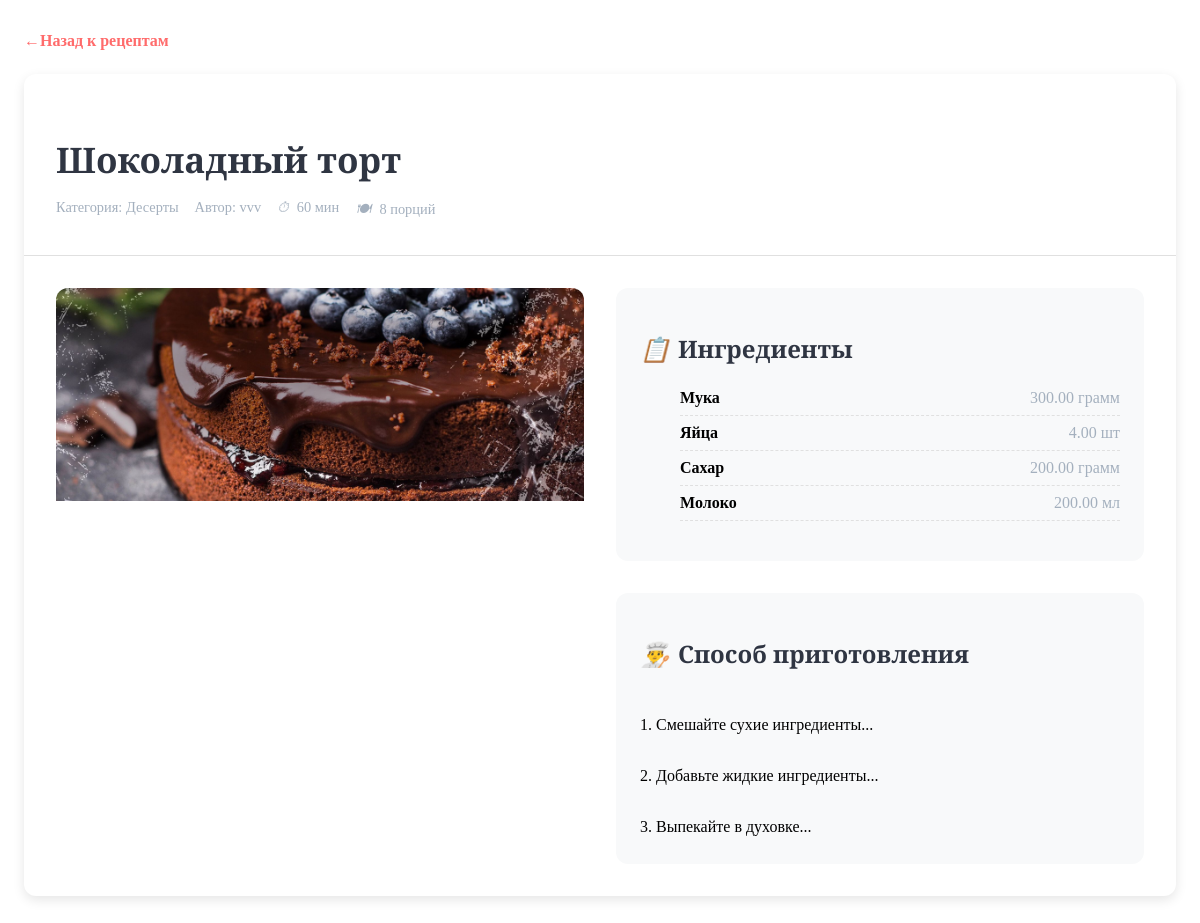
Screenshot of /cooking/view_recipe.php?id=1 with the database file from the repository.
### tables this page shows
CREATE TABLE `recipes` (
  `recipe_id` int NOT NULL,
  `category_id` int NOT NULL,
  `recipe_name` varchar(255) NOT NULL,
  `description` text,
  `instructions` text NOT NULL,
  `prep_time` int DEFAULT NULL,
  `cook_time` int DEFAULT NULL,
  `servings` int DEFAULT NULL,
  `user_id` int NOT NULL,
  `image_url` varchar(255) DEFAULT NULL,
  `created_at` timestamp NULL DEFAULT CURRENT_TIMESTAMP
);

CREATE TABLE `categories` (
  `category_id` int NOT NULL,
  `category_name` varchar(255) NOT NULL,
  `description` text
);

CREATE TABLE `users` (
  `user_id` int NOT NULL,
  `username` varchar(255) NOT NULL,
  `name` varchar(100) DEFAULT NULL,
  `password` varchar(255) NOT NULL,
  `email` varchar(255) DEFAULT NULL,
  `created_at` timestamp NULL DEFAULT CURRENT_TIMESTAMP,
  `avatar` varchar(255) DEFAULT 'images/default-avatar.jpg',
  `bio` text
);

CREATE TABLE `recipe_ingredients` (
  `recipe_id` int NOT NULL,
  `ingredient_id` int NOT NULL,
  `quantity` decimal(10,2) NOT NULL
);

CREATE TABLE `ingredients` (
  `ingredient_id` int NOT NULL,
  `ingredient_name` varchar(255) NOT NULL,
  `description` text,
  `unit` varchar(50) DEFAULT NULL,
  `calories` decimal(10,2) DEFAULT NULL COMMENT 'Ккал на 100г',
  `protein` decimal(10,2) DEFAULT NULL COMMENT 'Белки (г)',
  `fat` decimal(10,2) DEFAULT NULL COMMENT 'Жиры (г)',
  `carbs` decimal(10,2) DEFAULT NULL COMMENT 'Углеводы (г)'
);

### cooking/view_recipe.php (the view, shortened to what this page needs)
<?php
require_once 'config.php';
$recipeId = (int)$_GET['id'];
$stmt = $pdo->prepare("
    SELECT r.*, c.category_name, u.username
    FROM recipes r
    JOIN categories c ON r.category_id = c.category_id
    JOIN users u ON r.user_id = u.user_id
    WHERE r.recipe_id = ?
");
$stmt->execute([$recipeId]);
$recipe = $stmt->fetch();
$ingredientsStmt = $pdo->prepare("
    SELECT i.*, ri.quantity
    FROM recipe_ingredients ri
    JOIN ingredients i ON ri.ingredient_id = i.ingredient_id
    WHERE ri.recipe_id = ?
");
$ingredientsStmt->execute([$recipeId]);
$ingredients = $ingredientsStmt->fetchAll();
?>
<!DOCTYPE html>
<html lang="ru">
<head>
  <link rel="stylesheet" href="styles/recipe-view.css">
</head>
<body>
  <div class="recipe-container">
    <a href="home.php" class="back-link"><i class="icon-arrow-left"></i> Назад к рецептам</a>
    <article class="recipe-full">
      <header class="recipe-header">
        <h1><?= htmlspecialchars($recipe['recipe_name']) ?></h1>
        <div class="recipe-meta">
          <span>Категория: <?= htmlspecialchars($recipe['category_name']) ?></span>
          <span>Автор: <?= htmlspecialchars($recipe['username']) ?></span>
          <span><i class="icon-clock"></i> <?= ($recipe['prep_time'] + $recipe['cook_time']) ?> мин</span>
          <span><i class="icon-portion"></i> <?= $recipe['servings'] ?> порций</span>
        </div>
      </header>
      <div class="recipe-content">
        <div class="recipe-image">
          <img src="<?= htmlspecialchars($recipe['image_url'] ?? 'images/default-recipe-large.jpg') ?>" alt="<?= htmlspecialchars($recipe['recipe_name']) ?>">
        </div>
        <div class="recipe-details">
          <section class="ingredients-section">
            <h2><i class="icon-ingredients"></i> Ингредиенты</h2>
            <ul class="ingredients-list">
              <?php foreach ($ingredients as $ingredient): ?>
              <li>
                <span class="ingredient-name"><?= htmlspecialchars($ingredient['ingredient_name']) ?></span>
                <span class="ingredient-quantity"><?= $ingredient['quantity'] ?> <?= htmlspecialchars($ingredient['unit'] ?? '') ?></span>
              </li>
              <?php endforeach; ?>
            </ul>
          </section>
          <section class="instructions-section">
            <h2><i class="icon-instructions"></i> Способ приготовления</h2>
            <div class="instructions-text">
              <?= nl2br(htmlspecialchars($recipe['instructions'])) ?>
            </div>
          </section>
        </div>
      </div>
    </article>
  </div>
</body>
</html>

### cooking/styles/recipe-view.css (style rules this page uses)
:root { --primary: #FF6B6B; --primary-light: #FF8E8E; --primary-dark: #FF4757; --secondary: #70A1FF; --dark: #2F3542; --gray: #A4B0BE; --light: #F8F9FA; --border: #E0E0E0; --radius: 12px; --shadow: 0 4px 12px rgba(0, 0, 0, 0.1); }
.recipe-container { max-width: 1200px; margin: 2rem auto; padding: 0 1rem; }
.back-link { display: inline-flex; align-items: center; color: var(--primary); text-decoration: none; margin-bottom: 1.5rem; font-weight: 600; }
.recipe-full { background: white; border-radius: var(--radius); box-shadow: var(--shadow); overflow: hidden; }
.recipe-header { padding: 2rem; border-bottom: 1px solid var(--border); }
.recipe-header h1 { font-family: 'Playfair Display', serif; font-size: 2.2rem; color: var(--dark); margin-bottom: 1rem; }
.recipe-meta { display: flex; flex-wrap: wrap; gap: 1rem; color: var(--gray); font-size: 0.9rem; }
.recipe-meta i { margin-right: 0.3rem; }
.recipe-content { display: grid; grid-template-columns: 1fr 1fr; gap: 2rem; padding: 2rem; }
.recipe-image { border-radius: var(--radius); overflow: hidden; }
.recipe-image img { width: 100%; height: auto; display: block; }
.recipe-details { display: flex; flex-direction: column; gap: 2rem; }
section { background: var(--light); border-radius: var(--radius); padding: 1.5rem; }
h2 { font-family: 'Playfair Display', serif; font-size: 1.5rem; margin-bottom: 1rem; color: var(--dark); display: flex; align-items: center; }
h2 i { margin-right: 0.5rem; }
.ingredients-list { list-style: none; }
.ingredients-list li { display: flex; justify-content: space-between; padding: 0.5rem 0; border-bottom: 1px dashed var(--border); }
.ingredient-name { font-weight: 600; }
.ingredient-quantity { color: var(--gray); }
.instructions-text { white-space: pre-line; line-height: 1.6; }
.icon-arrow-left::before { content: "←"; }
.icon-clock::before { content: "⏱"; }
.icon-portion::before { content: "🍽"; }
.icon-ingredients::before { content: "📋"; }
.icon-instructions::before { content: "👨‍🍳"; }

### rows the page displays
recipes: recipe_name "Шоколадный торт", category.category_name "Десерты", user.username "vvv", $recipe['prep_time'] + $recipe['cook_time'] "60", servings "8", image_url (picture), instructions "1. Смешайте сухие ингредиенты... 2. Добавьте жидкие ингредиенты... 3. Выпекайте в духовке..."
recipe_ingredients: ingredient.ingredient_name "Мука", quantity "300.00", ingredient.unit "грамм"
recipe_ingredients: ingredient.ingredient_name "Яйца", quantity "4.00", ingredient.unit "шт"
recipe_ingredients: ingredient.ingredient_name "Сахар", quantity "200.00", ingredient.unit "грамм"
recipe_ingredients: ingredient.ingredient_name "Молоко", quantity "200.00", ingredient.unit "мл"
